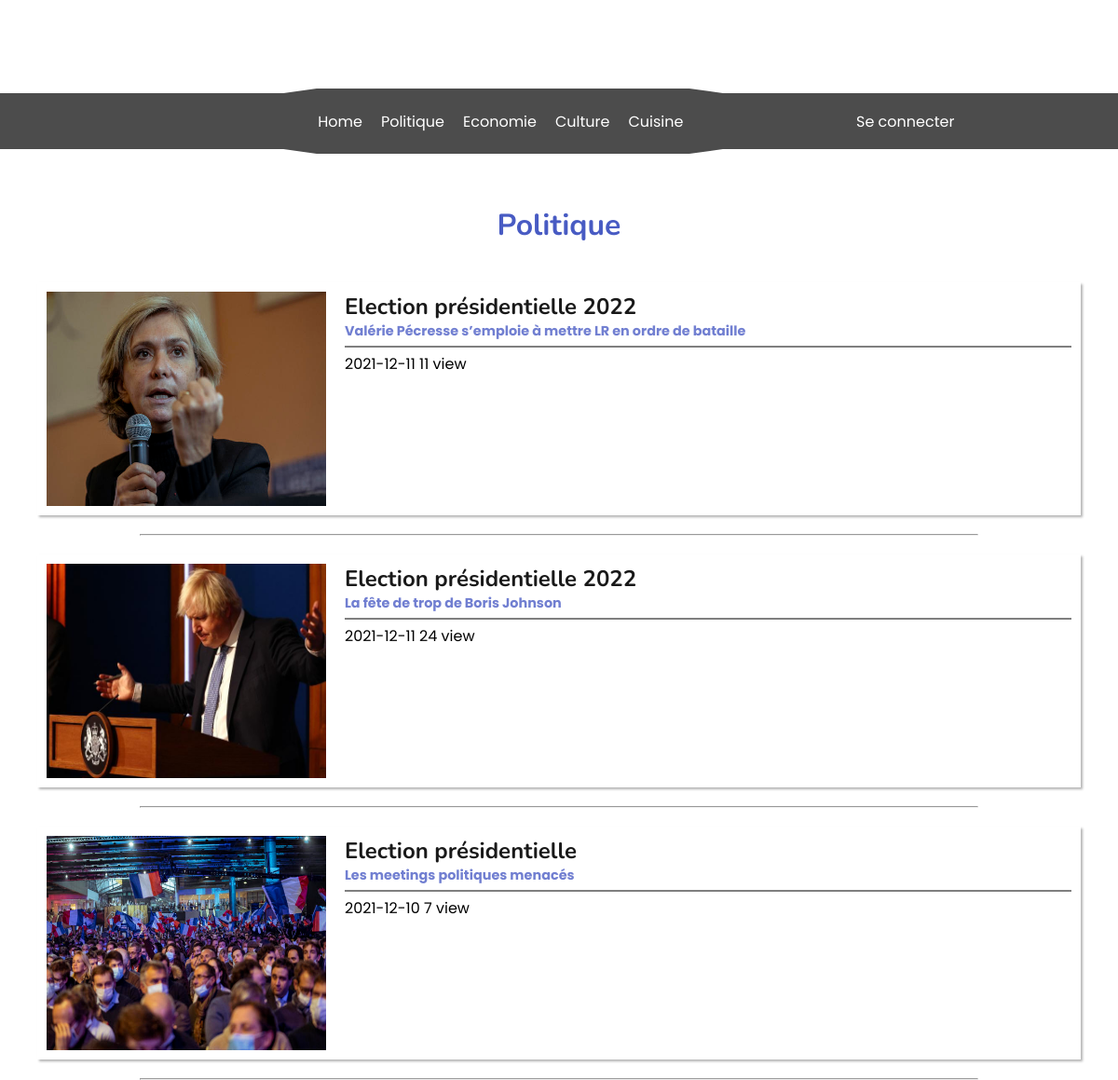
Screenshot of /index.php?action=news&type=politique with the database file from the repository.
### tables this page shows
CREATE TABLE IF NOT EXISTS `article` (
  `id` int(11) NOT NULL AUTO_INCREMENT,
  `userId` int(11) NOT NULL,
  `title` text NOT NULL,
  `objet` text NOT NULL,
  `content` text NOT NULL,
  `photo` text NOT NULL,
  `view` int(11) NOT NULL,
  `type` text NOT NULL,
  `dataActu` date DEFAULT NULL,
  PRIMARY KEY (`id`),
  KEY `userId` (`userId`)
);

### modele/Database.php (called while the page is built)
<?php
class Database
{
    public static function connect(){
        $username = 'root';
        $password = '';
        $dbb = new PDO('mysql:host=localhost;dbname=newspaper;charset=utf8', $username, $password);
        return $dbb;
    }
}

### modele/Article.php (called while the page is built, shortened)
<?php
class Article extends Modele
{
    public static function findByType($type){
        $query = 'SELECT * FROM article WHERE type = ? ORDER BY dataActu DESC';
        $stmt = self::connect()->prepare($query);
        $stmt->execute(array($type));
        $request = $stmt->fetchAll();
        return $request;
    }
}

### template/view/news.php (the view, shortened to what this page needs)
<?php $cssAnimation = '<link rel="stylesheet" href="../public/css/animation.css">'; ?>
<main>
    <h1><?php echo htmlspecialchars(ucwords($type)) ?></h1>
    <?php if (isset($requests) && !empty($requests)) :
        foreach ($requests as $request) :
    ?>
            <a href="<?php echo '../index.php?action=new&id=' . $request['id']; ?>">
                <div class="box-news">
                    <img src="<?php echo './ImageArticleStockage/' . $request['photo']; ?>" alt="">
                    <div>
                        <div class="titre">
                            <h2><?php echo $request['title']; ?></h2>
                            <h3><?php echo $request['objet']; ?></h3>
                        </div>
                        <div class="text">
                            <p><?php echo $request['content']; ?></p>
                        </div>
                        <div class="view">
                            <p><?php echo $request['dataActu'] . " " . $request['view'] . " view"; ?></p>
                        </div>
                    </div>
                </div>
            </a>
            <hr>
    <?php
        endforeach;
    else :
        echo 'Aucun article trouvé';
    endif;
    ?>
</main>
<?php require_once('./template/template.php'); ?>

### public/css/style.css (style rules this page uses)
* { padding: 0; margin: 0; box-sizing: border-box; }
:root { --color-p1-o1: rgba(255,255,255,0.1); --color-p1-o2: rgba(255,255,255,0.3); --color-p1-o3: rgba(255,255,255,0.5); --color-p1-o4: rgba(255,255,255,0.7); --color-p1-o5: rgba(255,255,255,0.9); --color-p1-o6: rgba(255,255,255,1); --color-p2-o1: rgba(0, 0, 0, 0.1); --color-p2-o2: rgba(0, 0, 0, 0.3); --color-p2-o3: rgba(0, 0, 0, 0.5); --color-p2-o4: rgba(0, 0, 0, 0.7); --color-p2-o5: rgba(0, 0, 0, 0.9); --color-p2-o6: rgb(0, 0, 0); --color-p3-o1: rgba(52, 73, 189,0.1); --color-p3-o2: rgba(52, 73, 189,0.3); --color-p3-o3: rgba(52, 73, 189,0.5); --color-p3-o4: rgba(52, 73, 189,0.7); --color-p3-o5: rgba(52, 73, 189,0.9); --color-p3-o6: rgb(52, 73, 189); --color-p4-o1: rgba(52, 189, 93, 0.1); --color-p4-o2: rgba(52, 189, 93, 0.3); --color-p4-o3: rgba(52, 189, 93, 0.5); --color-p4-o4: rgba(52, 189, 93, 0.7); --color-p4-o5: rgba(52, 189, 93, 0.9); --color-p4-o6: rgb(52, 189, 93); --font1: 'Poppins', sans-serif; --font2: 'Nunito', sans-serif; --trans0: all 0.2s linear; --trans1: all 0.4s linear; --trans2: all 0.6s linear; --trans3: all 0.8s linear; --trans4: all 1s linear; --bs-p1-1: 0.1em 0.1em 0.1em var(--color-p1-o1); --bs-p1-2: 0.15em 0.15em 0.15em var(--color-p1-o2); --bs-p2-1: 0.1em 0.1em 0.1em var(--color-p2-o1); --bs-p2-2: 0.15em 0.15em 0.15em var(--color-p2-o2); --bs-p3-1: 0.1em 0.1em 0.1em var(--color-p3-o1); --bs-p3-2: 0.15em 0.15em 0.15em var(--color-p3-o2); }
body { font-family: var(--font1); }
a { text-decoration: none; }

### public/css/news.css (style rules this page uses)
main { display: flex; flex-direction: column; }
h1 { margin: 20px 0; text-align: center; width: 100%; color: var(--color-p3-o5); font-family: var(--font2); }
hr { width: 75%; align-self: center; color: var(--color-p4-o2); }
.box-news { position: relative; display: flex; margin: 20px 40px; padding: 10px; box-shadow: var(--bs-p2-2); height: 250px; cursor: pointer; overflow: hidden; }
.box-news img { min-width: 300px; }
.box-news h2 { font-family: var(--font2); color: var(--color-p2-o5) }
.box-news h3 { font-family: var(--font1); color: var(--color-p3-o4); font-size: 0.9em; }
.box-news > div { margin-left: 20px; }
.box-news .titre { margin-bottom: 5px; }
.box-news .text { position: relative; max-height: 0px; overflow: hidden; transition: all 0.3s ease-in; border-top: 1px solid var(--color-p2-o3); border-bottom: 1px solid var(--color-p2-o3); background-image: linear-gradient(0deg, var(--color-p1-o6), var(--color-p1-o3)); }
.box-news .text p { padding: 5px 20px; font-size: 0.8em; color: var(--color-p2-o5); }
.box-news .view { margin-top: 5px; color: var(--color-p2-o6); }

### rows the page displays
article: photo (picture), title "Election présidentielle 2022", objet "Valérie Pécresse s’emploie à mettre LR en ordre de bataille", dataActu "2021-12-11", view "11"
article: photo (picture), title "Election présidentielle 2022", objet "La fête de trop de Boris Johnson", dataActu "2021-12-11", view "24"
article: photo (picture), title "Election présidentielle", objet "Les meetings politiques menacés", dataActu "2021-12-10", view "7"

### other values shown
$type "Politique"
